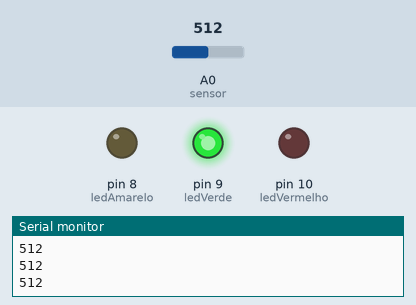
A sketch run on a simulated Arduino Uno, built with avr-gcc and run on an emulated ATmega328P. Parts: output pins drawn as LEDs (lit = HIGH), the last lines printed to the serial monitor. The test bench sets the inputs (shaded band); at power-on: A0 (sensor) = 512.

Above: at 1.2 s.
1.3 s: A0 (sensor) set to 464
2.8 s: A0 (sensor) set to 443
At 4.0 s:
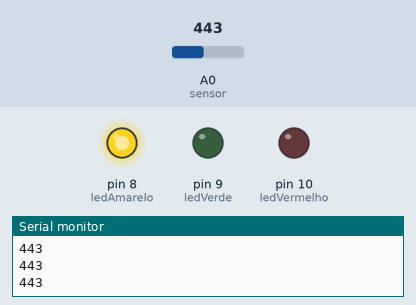
4.3 s: A0 (sensor) set to 89
5.8 s: A0 (sensor) set to 76
At 7.0 s:
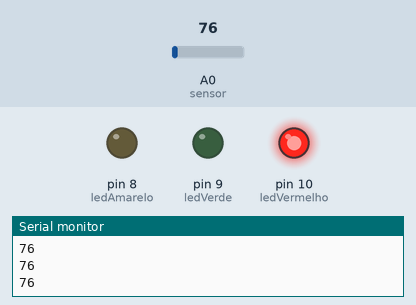
7.3 s: A0 (sensor) set to 95
At 8.5 s:
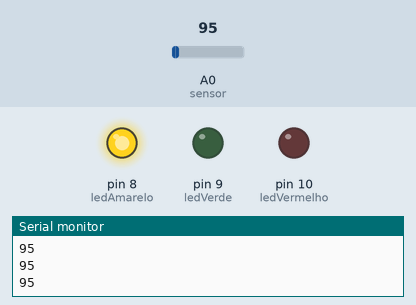
8.8 s: A0 (sensor) set to 75
At 9.9 s:
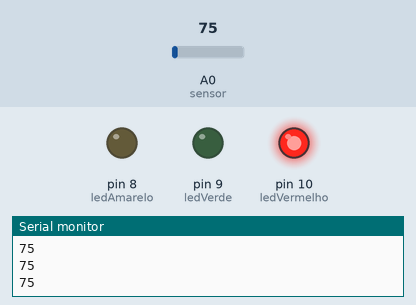
Timing chart, 0 to 11.3 s (numbered marks = the images above; inputs shaded):
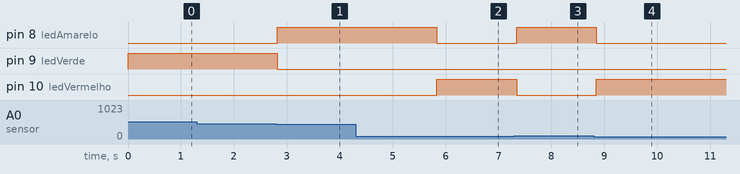

Measured:
- the behaviour switches between 450 and 449 on A0 (sensor) (found by bisection; images 0 and 1)
- the behaviour switches between 85 and 84 on A0 (sensor) (found by bisection; images 1 and 2)
- after the input at 2.8 s, pin 8 (ledAmarelo): LOW → HIGH at once; pin 9 (ledVerde): HIGH → LOW at once
- after the input at 5.8 s, pin 8 (ledAmarelo): HIGH → LOW at once; pin 10 (ledVermelho): LOW → HIGH at once
- after the input at 7.3 s, pin 8 (ledAmarelo): LOW → HIGH at once; pin 10 (ledVermelho): HIGH → LOW at once
- after the input at 8.8 s, pin 8 (ledAmarelo): HIGH → LOW after 0.05 s; pin 10 (ledVermelho): LOW → HIGH after 0.05 s

The sketch:

LDR.ino
```cpp
int sensor = 0;
int valorSensor = 0;

const int ledVermelho = 10;
const int ledVerde = 9;
const int ledAmarelo = 8;
//const int buzzer = 7;

void setup() {
  // put your setup code here, to run once:
  Serial.begin(9600);

  pinMode(ledVerde, OUTPUT);
  pinMode(ledAmarelo, OUTPUT);
  pinMode(ledVermelho, OUTPUT);
  //pinMode( buzzer, OUTPUT);
}

void loop() {
  // put your main code here, to run repeatedly:
  int valorSensor = analogRead(sensor);

  if (valorSensor < 85){
    apagaLeds();
     digitalWrite(ledVermelho,HIGH);
    //tone(buzzer, 2500, valorSensor);
  }

  if (valorSensor >= 85  && valorSensor < 450){
    apagaLeds();
    digitalWrite(ledAmarelo,HIGH);
    //tone(buzzer, 1500,valorSensor);
  }

  if (valorSensor >= 450){
    apagaLeds();
    digitalWrite(ledVerde, HIGH);
    //tone(buzzer, 500,valorSensor);
  }
  Serial.println(valorSensor);

  delay(50);
}

void apagaLeds() {
  digitalWrite(ledVerde, LOW);
  digitalWrite(ledAmarelo, LOW);
  digitalWrite(ledVermelho, LOW);
}
```
